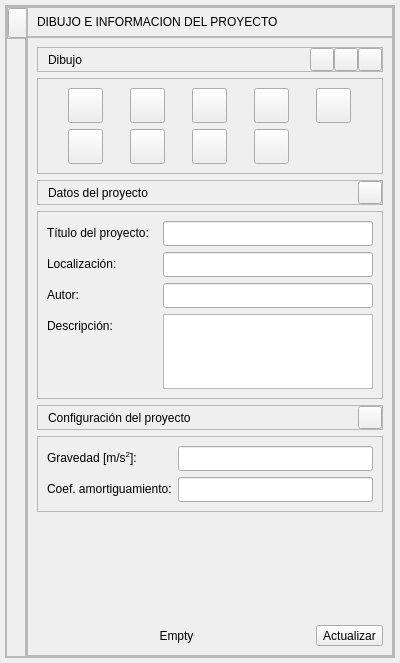
<?xml version="1.0" encoding="UTF-8"?>
<ui version="4.0">
 <class>FormDrawMenuData</class>
 <widget class="QWidget" name="FormDrawMenuData">
  <property name="geometry">
   <rect>
    <x>0</x>
    <y>0</y>
    <width>350</width>
    <height>663</height>
   </rect>
  </property>
  <property name="sizePolicy">
   <sizepolicy hsizetype="Fixed" vsizetype="Expanding">
    <horstretch>0</horstretch>
    <verstretch>0</verstretch>
   </sizepolicy>
  </property>
  <property name="minimumSize">
   <size>
    <width>0</width>
    <height>0</height>
   </size>
  </property>
  <property name="maximumSize">
   <size>
    <width>350</width>
    <height>16777215</height>
   </size>
  </property>
  <property name="windowTitle">
   <string>Form</string>
  </property>
  <property name="styleSheet">
   <string notr="true">/*Colores primarios*/
/* 
gris oscuro #222222 #333333 #444444
gris claro #999999 #DDDDDD
verde claro #C8CC8E
vinotinto #742427
*/
/*Colores secundarios */
/* 
Azules #36C9C6 #00BDB9 #77ACA2
rojos #910D3F #C70039 #F94646
naranjas #D34E24 #F28123 #F7F052
*/

/* Funetes/*

/*
italic: font: italic 9pt &quot;Ubuntu&quot;;
regular: font: 9pt &quot;Ubuntu&quot;;
light: font: 300 9pt &quot;Ubuntu&quot;;
medium: font: 500 9pt &quot;Ubuntu&quot;;
bold: font: 700 9pt &quot;Ubuntu&quot;;
*/

/*
border-top-left-radius: 5px;
border-top-right-radius: 5px;
border-top-left-radius: 5px;
border-bottom-left-radius: 5px
border: none;
padding: 2px 0px;
*/


/****************************************************************************************************************************************************/

QWidget#FormDataProject{

}

QFrame#frame_dataProject{
background: #333333;
border-radius: 8px
}

/*#################################################################*/
/*####################       FRAME HIDE       ###########################*/
/*#################################################################*/

QFrame#frame_hide{
background: transparent;
border-top-left-radius: 8px;
}
QFrame#frame_hide2{
background: #222222;
border-top-left-radius: 8px;
}
QToolButton#toolButton_hideShow{
background-color: transparent;
}



/*#################################################################*/
/*####################       FRAME DATA       ###########################*/
/*#################################################################*/
QFrame#frame_data{
background: transparent;
}
QFrame#frame_title{
background: #222222;
border-top-right-radius: 8px;
}
QLabel#label_cardDataTitle{
font: 700 9pt &quot;Ubuntu&quot;;
color: #DDDDDD;
}
QFrame#frame_dataSubTitle1,
QFrame#frame_dataSubTitle2,
QFrame#frame_dataSubTitle3{
background: #222222;
border-radius:2px;
}
QLabel#label_cardDataSubTitle1,
QLabel#label_cardDataSubTitle2,
QLabel#label_cardDataSubTitle3{
font: 500 9pt &quot;Ubuntu&quot;;
color: #DDDDDD;
}
QToolButton#toolButton_cardDataSubTitle1,
QToolButton#toolButton_cardDataSubTitle2,
QToolButton#toolButton_cardDataSubTitle3{
background-color: transparent;
}




/*◘◘◘◘◘◘◘◘◘◘◘◘◘◘◘◘◘◘           QLineEdit           ◘◘◘◘◘◘◘◘◘◘◘◘◘◘◘◘◘◘◘◘◘◘◘*/




QLineEdit[QLineEditStyle=&quot;1&quot;]{
font: 9pt &quot;Ubuntu&quot;;
color: #DDDDDD;
background-color: #444444;
border-radius: 2px ;
padding-right: 6px;
padding-left: 6px;

}

QTextEdit[QTextEditStyle=&quot;1&quot;]{
font: 9pt &quot;Ubuntu&quot;;
color: #DDDDDD;
background-color: #444444;
border-radius: 2px ;
padding-right: 6px;
padding-left: 6px;
}


/*◘◘◘◘◘◘◘◘◘◘◘◘◘◘◘◘◘◘           QLabel           ◘◘◘◘◘◘◘◘◘◘◘◘◘◘◘◘◘◘◘◘◘◘◘*/

QLabel[QLabelStyle=&quot;1&quot;] {
font: 700 9pt &quot;Ubuntu&quot;;
color: #DDDDDD;
}

QLabel[QLabelStyle=&quot;2&quot;] {
font: 500 9pt &quot;Ubuntu&quot;;
color: #DDDDDD;
}

QLabel[QLabelStyle=&quot;3&quot;] {
font: 300 9pt &quot;Ubuntu&quot;;
color: #DDDDDD;
}
/*

QLabel#label_textData1,
QLabel#label_textData2,
QLabel#label_textData3,
QLabel#label_textData4,
QLabel#label_textData5{
font: 300 9pt &quot;Ubuntu&quot;;
color: #DDDDDD;
}
QLineEdit#lineEdit_textData1,
QLineEdit#lineEdit_textData2,
QLineEdit#lineEdit_textData3,
QLineEdit#lineEdit_textData5{
font: 9pt &quot;Ubuntu&quot;;
color: #DDDDDD;
background-color: #444444;
border-radius: 2px ;
padding-right: 6px;
padding-left: 6px;
}

*/
QTextEdit#textEdit_textData4{
font: 9pt &quot;Ubuntu&quot;;
color: #DDDDDD;
background-color: #444444;
border-radius: 2px ;
padding-right: 6px;
padding-left: 6px;
}
QToolButton#toolButton_updateData{
font: 500 10pt &quot;Ubuntu&quot;;
color: #222222;
background-color: #77ACA2;
border: none;
padding: 6px 25px;
border-radius: 15px ;
}

QToolButton#toolButton_saveData:hover{
background-color: #36C9C6;
}




QLabel#label_msn{
font: 500 10pt &quot;Ubuntu&quot;;
color: #333333;
}



QToolButton[style_draw_button=&quot;1&quot;]{
background-color: transparent;
border: 1px solid #888888;
border-radius: 3px ;
}

QToolButton[style_draw_button=&quot;1&quot;]:hover{ 
background-color: #555555;
}
QToolButton[style_draw_button=&quot;1&quot;]:pressed{
border-top: 2px solid #222222;
border-left: 2px solid #222222;
}  



/*◘◘◘◘◘◘◘◘◘◘◘◘◘◘◘◘◘◘           QToolButton           ◘◘◘◘◘◘◘◘◘◘◘◘◘◘◘◘◘◘◘◘◘◘◘*/

QToolButton[QToolButtonSubTitleStyle=&quot;1&quot;] {
background-color: transparent;
}


</string>
  </property>
  <layout class="QHBoxLayout" name="horizontalLayout_6">
   <property name="spacing">
    <number>0</number>
   </property>
   <property name="leftMargin">
    <number>5</number>
   </property>
   <property name="topMargin">
    <number>5</number>
   </property>
   <property name="rightMargin">
    <number>5</number>
   </property>
   <property name="bottomMargin">
    <number>5</number>
   </property>
   <item>
    <widget class="QFrame" name="frame_dataProject">
     <property name="sizePolicy">
      <sizepolicy hsizetype="Preferred" vsizetype="Preferred">
       <horstretch>0</horstretch>
       <verstretch>0</verstretch>
      </sizepolicy>
     </property>
     <property name="frameShape">
      <enum>QFrame::StyledPanel</enum>
     </property>
     <property name="frameShadow">
      <enum>QFrame::Raised</enum>
     </property>
     <layout class="QHBoxLayout" name="horizontalLayout">
      <property name="spacing">
       <number>0</number>
      </property>
      <property name="leftMargin">
       <number>0</number>
      </property>
      <property name="topMargin">
       <number>0</number>
      </property>
      <property name="rightMargin">
       <number>0</number>
      </property>
      <property name="bottomMargin">
       <number>0</number>
      </property>
      <item>
       <widget class="QFrame" name="frame_hide">
        <property name="sizePolicy">
         <sizepolicy hsizetype="Fixed" vsizetype="Preferred">
          <horstretch>0</horstretch>
          <verstretch>0</verstretch>
         </sizepolicy>
        </property>
        <property name="minimumSize">
         <size>
          <width>20</width>
          <height>0</height>
         </size>
        </property>
        <property name="frameShape">
         <enum>QFrame::StyledPanel</enum>
        </property>
        <property name="frameShadow">
         <enum>QFrame::Raised</enum>
        </property>
        <layout class="QVBoxLayout" name="verticalLayout_2">
         <property name="spacing">
          <number>0</number>
         </property>
         <property name="leftMargin">
          <number>0</number>
         </property>
         <property name="topMargin">
          <number>0</number>
         </property>
         <property name="rightMargin">
          <number>0</number>
         </property>
         <property name="bottomMargin">
          <number>0</number>
         </property>
         <item>
          <widget class="QFrame" name="frame_hide2">
           <property name="sizePolicy">
            <sizepolicy hsizetype="Fixed" vsizetype="Preferred">
             <horstretch>0</horstretch>
             <verstretch>0</verstretch>
            </sizepolicy>
           </property>
           <property name="minimumSize">
            <size>
             <width>20</width>
             <height>0</height>
            </size>
           </property>
           <property name="frameShape">
            <enum>QFrame::StyledPanel</enum>
           </property>
           <property name="frameShadow">
            <enum>QFrame::Raised</enum>
           </property>
           <layout class="QVBoxLayout" name="verticalLayout_4">
            <property name="spacing">
             <number>0</number>
            </property>
            <property name="leftMargin">
             <number>0</number>
            </property>
            <property name="topMargin">
             <number>0</number>
            </property>
            <property name="rightMargin">
             <number>0</number>
            </property>
            <property name="bottomMargin">
             <number>0</number>
            </property>
            <item>
             <widget class="QToolButton" name="toolButton_hideShow">
              <property name="sizePolicy">
               <sizepolicy hsizetype="Fixed" vsizetype="Maximum">
                <horstretch>0</horstretch>
                <verstretch>0</verstretch>
               </sizepolicy>
              </property>
              <property name="minimumSize">
               <size>
                <width>20</width>
                <height>30</height>
               </size>
              </property>
              <property name="maximumSize">
               <size>
                <width>20</width>
                <height>30</height>
               </size>
              </property>
              <property name="font">
               <font>
                <family>Ubuntu</family>
                <pointsize>7</pointsize>
               </font>
              </property>
              <property name="styleSheet">
               <string notr="true"/>
              </property>
              <property name="text">
               <string/>
              </property>
              <property name="icon">
               <iconset>
                <normaloff>../resources/iconos/iconos_menu_draw_data/hide_show.svg</normaloff>../resources/iconos/iconos_menu_draw_data/hide_show.svg</iconset>
              </property>
              <property name="iconSize">
               <size>
                <width>15</width>
                <height>15</height>
               </size>
              </property>
              <property name="toolButtonStyle">
               <enum>Qt::ToolButtonIconOnly</enum>
              </property>
             </widget>
            </item>
           </layout>
          </widget>
         </item>
         <item>
          <spacer name="verticalSpacer">
           <property name="orientation">
            <enum>Qt::Vertical</enum>
           </property>
           <property name="sizeHint" stdset="0">
            <size>
             <width>20</width>
             <height>507</height>
            </size>
           </property>
          </spacer>
         </item>
        </layout>
       </widget>
      </item>
      <item>
       <widget class="QFrame" name="frame_data">
        <property name="sizePolicy">
         <sizepolicy hsizetype="Preferred" vsizetype="Preferred">
          <horstretch>0</horstretch>
          <verstretch>0</verstretch>
         </sizepolicy>
        </property>
        <property name="frameShape">
         <enum>QFrame::StyledPanel</enum>
        </property>
        <property name="frameShadow">
         <enum>QFrame::Raised</enum>
        </property>
        <layout class="QVBoxLayout" name="verticalLayout_3">
         <property name="spacing">
          <number>0</number>
         </property>
         <property name="leftMargin">
          <number>0</number>
         </property>
         <property name="topMargin">
          <number>0</number>
         </property>
         <property name="rightMargin">
          <number>0</number>
         </property>
         <property name="bottomMargin">
          <number>0</number>
         </property>
         <item>
          <widget class="QFrame" name="frame_title">
           <property name="sizePolicy">
            <sizepolicy hsizetype="Preferred" vsizetype="Fixed">
             <horstretch>0</horstretch>
             <verstretch>0</verstretch>
            </sizepolicy>
           </property>
           <property name="minimumSize">
            <size>
             <width>0</width>
             <height>30</height>
            </size>
           </property>
           <property name="maximumSize">
            <size>
             <width>16777215</width>
             <height>30</height>
            </size>
           </property>
           <property name="frameShape">
            <enum>QFrame::StyledPanel</enum>
           </property>
           <property name="frameShadow">
            <enum>QFrame::Raised</enum>
           </property>
           <property name="lineWidth">
            <number>0</number>
           </property>
           <layout class="QHBoxLayout" name="horizontalLayout_2">
            <item>
             <widget class="QLabel" name="label_cardDataTitle">
              <property name="text">
               <string>DIBUJO E INFORMACIÓN DEL PROYECTO</string>
              </property>
             </widget>
            </item>
            <item>
             <spacer name="horizontalSpacer">
              <property name="orientation">
               <enum>Qt::Horizontal</enum>
              </property>
              <property name="sizeHint" stdset="0">
               <size>
                <width>58</width>
                <height>7</height>
               </size>
              </property>
             </spacer>
            </item>
           </layout>
          </widget>
         </item>
         <item>
          <widget class="QFrame" name="frame_info">
           <property name="frameShape">
            <enum>QFrame::StyledPanel</enum>
           </property>
           <property name="frameShadow">
            <enum>QFrame::Raised</enum>
           </property>
           <layout class="QVBoxLayout" name="verticalLayout_5">
            <item>
             <widget class="QFrame" name="frame_dataSubTitle1">
              <property name="frameShape">
               <enum>QFrame::StyledPanel</enum>
              </property>
              <property name="frameShadow">
               <enum>QFrame::Raised</enum>
              </property>
              <layout class="QHBoxLayout" name="horizontalLayout_7">
               <property name="spacing">
                <number>0</number>
               </property>
               <property name="leftMargin">
                <number>10</number>
               </property>
               <property name="topMargin">
                <number>0</number>
               </property>
               <property name="rightMargin">
                <number>0</number>
               </property>
               <property name="bottomMargin">
                <number>0</number>
               </property>
               <item>
                <widget class="QLabel" name="label_cardDataSubTitle1">
                 <property name="minimumSize">
                  <size>
                   <width>262</width>
                   <height>0</height>
                  </size>
                 </property>
                 <property name="text">
                  <string>Dibujo</string>
                 </property>
                </widget>
               </item>
               <item>
                <widget class="QToolButton" name="toolButton_showHideLabel">
                 <property name="text">
                  <string/>
                 </property>
                 <property name="icon">
                  <iconset>
                   <normaloff>../resources/iconos/iconos_menu_draw_mesh/label_not.svg</normaloff>../resources/iconos/iconos_menu_draw_mesh/label_not.svg</iconset>
                 </property>
                 <property name="arrowType">
                  <enum>Qt::NoArrow</enum>
                 </property>
                 <property name="QToolButtonSubTitleStyle" stdset="0">
                  <number>1</number>
                 </property>
                </widget>
               </item>
               <item>
                <widget class="QToolButton" name="toolButton_showHideItem">
                 <property name="text">
                  <string/>
                 </property>
                 <property name="icon">
                  <iconset>
                   <normaloff>../resources/iconos/iconos_menu_draw_mesh/view_draw.svg</normaloff>../resources/iconos/iconos_menu_draw_mesh/view_draw.svg</iconset>
                 </property>
                 <property name="arrowType">
                  <enum>Qt::NoArrow</enum>
                 </property>
                 <property name="QToolButtonSubTitleStyle" stdset="0">
                  <number>1</number>
                 </property>
                </widget>
               </item>
               <item>
                <widget class="QToolButton" name="toolButton_cardDataSubTitle1">
                 <property name="text">
                  <string/>
                 </property>
                 <property name="icon">
                  <iconset>
                   <normaloff>../resources/iconos/iconos_menu_draw_data/minimize.svg</normaloff>../resources/iconos/iconos_menu_draw_data/minimize.svg</iconset>
                 </property>
                 <property name="arrowType">
                  <enum>Qt::NoArrow</enum>
                 </property>
                </widget>
               </item>
              </layout>
             </widget>
            </item>
            <item>
             <widget class="QFrame" name="frame_data0">
              <property name="sizePolicy">
               <sizepolicy hsizetype="Expanding" vsizetype="Fixed">
                <horstretch>0</horstretch>
                <verstretch>0</verstretch>
               </sizepolicy>
              </property>
              <property name="maximumSize">
               <size>
                <width>16777215</width>
                <height>200</height>
               </size>
              </property>
              <property name="frameShape">
               <enum>QFrame::StyledPanel</enum>
              </property>
              <property name="frameShadow">
               <enum>QFrame::Raised</enum>
              </property>
              <layout class="QGridLayout" name="gridLayout">
               <item row="0" column="5">
                <widget class="QToolButton" name="toolButton_cardDataDrawRule">
                 <property name="minimumSize">
                  <size>
                   <width>35</width>
                   <height>35</height>
                  </size>
                 </property>
                 <property name="maximumSize">
                  <size>
                   <width>35</width>
                   <height>35</height>
                  </size>
                 </property>
                 <property name="text">
                  <string/>
                 </property>
                 <property name="icon">
                  <iconset>
                   <normaloff>../resources/iconos/iconos_menu_draw_mesh/rule.svg</normaloff>../resources/iconos/iconos_menu_draw_mesh/rule.svg</iconset>
                 </property>
                 <property name="iconSize">
                  <size>
                   <width>35</width>
                   <height>35</height>
                  </size>
                 </property>
                 <property name="arrowType">
                  <enum>Qt::NoArrow</enum>
                 </property>
                 <property name="style_draw_button" stdset="0">
                  <number>1</number>
                 </property>
                </widget>
               </item>
               <item row="1" column="2">
                <widget class="QToolButton" name="toolButton_cardDataDrawMove">
                 <property name="minimumSize">
                  <size>
                   <width>35</width>
                   <height>35</height>
                  </size>
                 </property>
                 <property name="maximumSize">
                  <size>
                   <width>35</width>
                   <height>35</height>
                  </size>
                 </property>
                 <property name="text">
                  <string/>
                 </property>
                 <property name="icon">
                  <iconset>
                   <normaloff>../resources/iconos/iconos_menu_draw_mesh/move.svg</normaloff>../resources/iconos/iconos_menu_draw_mesh/move.svg</iconset>
                 </property>
                 <property name="iconSize">
                  <size>
                   <width>35</width>
                   <height>35</height>
                  </size>
                 </property>
                 <property name="arrowType">
                  <enum>Qt::NoArrow</enum>
                 </property>
                 <property name="style_draw_button" stdset="0">
                  <number>1</number>
                 </property>
                </widget>
               </item>
               <item row="1" column="4">
                <widget class="QToolButton" name="toolButton_cardDataDrawCopy">
                 <property name="minimumSize">
                  <size>
                   <width>35</width>
                   <height>35</height>
                  </size>
                 </property>
                 <property name="maximumSize">
                  <size>
                   <width>35</width>
                   <height>35</height>
                  </size>
                 </property>
                 <property name="text">
                  <string/>
                 </property>
                 <property name="icon">
                  <iconset>
                   <normaloff>../resources/iconos/iconos_menu_draw_mesh/copy.svg</normaloff>../resources/iconos/iconos_menu_draw_mesh/copy.svg</iconset>
                 </property>
                 <property name="iconSize">
                  <size>
                   <width>35</width>
                   <height>35</height>
                  </size>
                 </property>
                 <property name="arrowType">
                  <enum>Qt::NoArrow</enum>
                 </property>
                 <property name="style_draw_button" stdset="0">
                  <number>1</number>
                 </property>
                </widget>
               </item>
               <item row="0" column="2">
                <widget class="QToolButton" name="toolButton_cardDataDrawPoint">
                 <property name="sizePolicy">
                  <sizepolicy hsizetype="Expanding" vsizetype="Fixed">
                   <horstretch>0</horstretch>
                   <verstretch>0</verstretch>
                  </sizepolicy>
                 </property>
                 <property name="minimumSize">
                  <size>
                   <width>35</width>
                   <height>35</height>
                  </size>
                 </property>
                 <property name="maximumSize">
                  <size>
                   <width>35</width>
                   <height>35</height>
                  </size>
                 </property>
                 <property name="text">
                  <string/>
                 </property>
                 <property name="icon">
                  <iconset>
                   <normaloff>../resources/iconos/iconos_menu_draw_mesh/point.svg</normaloff>../resources/iconos/iconos_menu_draw_mesh/point.svg</iconset>
                 </property>
                 <property name="iconSize">
                  <size>
                   <width>35</width>
                   <height>35</height>
                  </size>
                 </property>
                 <property name="arrowType">
                  <enum>Qt::NoArrow</enum>
                 </property>
                 <property name="style_draw_button" stdset="0">
                  <string>1</string>
                 </property>
                </widget>
               </item>
               <item row="0" column="3">
                <widget class="QToolButton" name="toolButton_cardDataDrawLine">
                 <property name="minimumSize">
                  <size>
                   <width>35</width>
                   <height>35</height>
                  </size>
                 </property>
                 <property name="maximumSize">
                  <size>
                   <width>35</width>
                   <height>35</height>
                  </size>
                 </property>
                 <property name="text">
                  <string/>
                 </property>
                 <property name="icon">
                  <iconset>
                   <normaloff>../resources/iconos/iconos_menu_draw_mesh/line.svg</normaloff>../resources/iconos/iconos_menu_draw_mesh/line.svg</iconset>
                 </property>
                 <property name="iconSize">
                  <size>
                   <width>35</width>
                   <height>35</height>
                  </size>
                 </property>
                 <property name="arrowType">
                  <enum>Qt::NoArrow</enum>
                 </property>
                 <property name="style_draw_button" stdset="0">
                  <string>1</string>
                 </property>
                </widget>
               </item>
               <item row="1" column="5">
                <widget class="QToolButton" name="toolButton_cardDataDrawErase">
                 <property name="minimumSize">
                  <size>
                   <width>35</width>
                   <height>35</height>
                  </size>
                 </property>
                 <property name="maximumSize">
                  <size>
                   <width>35</width>
                   <height>35</height>
                  </size>
                 </property>
                 <property name="text">
                  <string/>
                 </property>
                 <property name="icon">
                  <iconset>
                   <normaloff>../resources/iconos/iconos_menu_draw_mesh/erase.svg</normaloff>../resources/iconos/iconos_menu_draw_mesh/erase.svg</iconset>
                 </property>
                 <property name="iconSize">
                  <size>
                   <width>35</width>
                   <height>35</height>
                  </size>
                 </property>
                 <property name="arrowType">
                  <enum>Qt::NoArrow</enum>
                 </property>
                 <property name="style_draw_button" stdset="0">
                  <number>1</number>
                 </property>
                </widget>
               </item>
               <item row="0" column="4">
                <widget class="QToolButton" name="toolButton_cardDataDrawImport">
                 <property name="minimumSize">
                  <size>
                   <width>35</width>
                   <height>35</height>
                  </size>
                 </property>
                 <property name="maximumSize">
                  <size>
                   <width>35</width>
                   <height>35</height>
                  </size>
                 </property>
                 <property name="text">
                  <string/>
                 </property>
                 <property name="icon">
                  <iconset>
                   <normaloff>../resources/iconos/iconos_menu_draw_mesh/import.svg</normaloff>../resources/iconos/iconos_menu_draw_mesh/import.svg</iconset>
                 </property>
                 <property name="iconSize">
                  <size>
                   <width>35</width>
                   <height>35</height>
                  </size>
                 </property>
                 <property name="arrowType">
                  <enum>Qt::NoArrow</enum>
                 </property>
                 <property name="style_draw_button" stdset="0">
                  <number>1</number>
                 </property>
                </widget>
               </item>
               <item row="1" column="3">
                <widget class="QToolButton" name="toolButton_cardDataDrawRotate">
                 <property name="minimumSize">
                  <size>
                   <width>35</width>
                   <height>35</height>
                  </size>
                 </property>
                 <property name="maximumSize">
                  <size>
                   <width>35</width>
                   <height>35</height>
                  </size>
                 </property>
                 <property name="text">
                  <string/>
                 </property>
                 <property name="icon">
                  <iconset>
                   <normaloff>../resources/iconos/iconos_menu_draw_mesh/rotate.svg</normaloff>../resources/iconos/iconos_menu_draw_mesh/rotate.svg</iconset>
                 </property>
                 <property name="iconSize">
                  <size>
                   <width>35</width>
                   <height>35</height>
                  </size>
                 </property>
                 <property name="arrowType">
                  <enum>Qt::NoArrow</enum>
                 </property>
                 <property name="style_draw_button" stdset="0">
                  <number>1</number>
                 </property>
                </widget>
               </item>
               <item row="0" column="6">
                <widget class="QToolButton" name="toolButton_cardDataDrawIntersection">
                 <property name="minimumSize">
                  <size>
                   <width>35</width>
                   <height>35</height>
                  </size>
                 </property>
                 <property name="maximumSize">
                  <size>
                   <width>35</width>
                   <height>35</height>
                  </size>
                 </property>
                 <property name="text">
                  <string/>
                 </property>
                 <property name="icon">
                  <iconset>
                   <normaloff>../resources/iconos/iconos_menu_draw_mesh/point_in_lines.svg</normaloff>../resources/iconos/iconos_menu_draw_mesh/point_in_lines.svg</iconset>
                 </property>
                 <property name="iconSize">
                  <size>
                   <width>35</width>
                   <height>35</height>
                  </size>
                 </property>
                 <property name="arrowType">
                  <enum>Qt::NoArrow</enum>
                 </property>
                 <property name="style_draw_button" stdset="0">
                  <number>1</number>
                 </property>
                </widget>
               </item>
              </layout>
             </widget>
            </item>
            <item>
             <widget class="QFrame" name="frame_dataSubTitle2">
              <property name="frameShape">
               <enum>QFrame::StyledPanel</enum>
              </property>
              <property name="frameShadow">
               <enum>QFrame::Raised</enum>
              </property>
              <layout class="QHBoxLayout" name="horizontalLayout_4">
               <property name="spacing">
                <number>0</number>
               </property>
               <property name="leftMargin">
                <number>10</number>
               </property>
               <property name="topMargin">
                <number>0</number>
               </property>
               <property name="rightMargin">
                <number>0</number>
               </property>
               <property name="bottomMargin">
                <number>0</number>
               </property>
               <item>
                <widget class="QLabel" name="label_cardDataSubTitle2">
                 <property name="minimumSize">
                  <size>
                   <width>262</width>
                   <height>0</height>
                  </size>
                 </property>
                 <property name="text">
                  <string>Datos del proyecto</string>
                 </property>
                </widget>
               </item>
               <item>
                <widget class="QToolButton" name="toolButton_cardDataSubTitle2">
                 <property name="text">
                  <string/>
                 </property>
                 <property name="icon">
                  <iconset>
                   <normaloff>../resources/iconos/iconos_menu_draw_data/minimize.svg</normaloff>../resources/iconos/iconos_menu_draw_data/minimize.svg</iconset>
                 </property>
                 <property name="arrowType">
                  <enum>Qt::NoArrow</enum>
                 </property>
                </widget>
               </item>
              </layout>
             </widget>
            </item>
            <item>
             <widget class="QFrame" name="frame_data1">
              <property name="frameShape">
               <enum>QFrame::StyledPanel</enum>
              </property>
              <property name="frameShadow">
               <enum>QFrame::Raised</enum>
              </property>
              <layout class="QFormLayout" name="formLayout">
               <item row="0" column="0">
                <widget class="QLabel" name="label_textData_DataTitleProject">
                 <property name="minimumSize">
                  <size>
                   <width>110</width>
                   <height>0</height>
                  </size>
                 </property>
                 <property name="text">
                  <string>Título del proyecto:</string>
                 </property>
                 <property name="QLabelStyle" stdset="0">
                  <number>3</number>
                 </property>
                </widget>
               </item>
               <item row="0" column="1">
                <widget class="QLineEdit" name="lineEdit_textData_DataTitleProject">
                 <property name="minimumSize">
                  <size>
                   <width>150</width>
                   <height>25</height>
                  </size>
                 </property>
                 <property name="QLineEditStyle" stdset="0">
                  <number>1</number>
                 </property>
                </widget>
               </item>
               <item row="1" column="0">
                <widget class="QLabel" name="label_textData_DataLocation">
                 <property name="minimumSize">
                  <size>
                   <width>110</width>
                   <height>0</height>
                  </size>
                 </property>
                 <property name="text">
                  <string>Localización:</string>
                 </property>
                 <property name="QLabelStyle" stdset="0">
                  <number>3</number>
                 </property>
                </widget>
               </item>
               <item row="1" column="1">
                <widget class="QLineEdit" name="lineEdit_textData_DataLocation">
                 <property name="minimumSize">
                  <size>
                   <width>150</width>
                   <height>25</height>
                  </size>
                 </property>
                 <property name="QLineEditStyle" stdset="0">
                  <number>1</number>
                 </property>
                </widget>
               </item>
               <item row="2" column="0">
                <widget class="QLabel" name="label_textData_DataAuthor">
                 <property name="minimumSize">
                  <size>
                   <width>110</width>
                   <height>0</height>
                  </size>
                 </property>
                 <property name="text">
                  <string>Autor:</string>
                 </property>
                 <property name="QLabelStyle" stdset="0">
                  <number>3</number>
                 </property>
                </widget>
               </item>
               <item row="2" column="1">
                <widget class="QLineEdit" name="lineEdit_textData_DataAuthor">
                 <property name="minimumSize">
                  <size>
                   <width>150</width>
                   <height>25</height>
                  </size>
                 </property>
                 <property name="QLineEditStyle" stdset="0">
                  <number>1</number>
                 </property>
                </widget>
               </item>
               <item row="3" column="0">
                <widget class="QLabel" name="label_textData_DataDescription">
                 <property name="minimumSize">
                  <size>
                   <width>110</width>
                   <height>0</height>
                  </size>
                 </property>
                 <property name="text">
                  <string>Descripción:</string>
                 </property>
                 <property name="QLabelStyle" stdset="0">
                  <number>3</number>
                 </property>
                </widget>
               </item>
               <item row="3" column="1">
                <widget class="QTextEdit" name="textEdit_textData_DataDescription">
                 <property name="sizePolicy">
                  <sizepolicy hsizetype="Ignored" vsizetype="Expanding">
                   <horstretch>0</horstretch>
                   <verstretch>0</verstretch>
                  </sizepolicy>
                 </property>
                 <property name="minimumSize">
                  <size>
                   <width>150</width>
                   <height>75</height>
                  </size>
                 </property>
                 <property name="QTextEditStyle" stdset="0">
                  <number>1</number>
                 </property>
                </widget>
               </item>
              </layout>
             </widget>
            </item>
            <item>
             <widget class="QFrame" name="frame_dataSubTitle3">
              <property name="frameShape">
               <enum>QFrame::StyledPanel</enum>
              </property>
              <property name="frameShadow">
               <enum>QFrame::Raised</enum>
              </property>
              <layout class="QHBoxLayout" name="horizontalLayout_3">
               <property name="spacing">
                <number>0</number>
               </property>
               <property name="leftMargin">
                <number>10</number>
               </property>
               <property name="topMargin">
                <number>0</number>
               </property>
               <property name="rightMargin">
                <number>0</number>
               </property>
               <property name="bottomMargin">
                <number>0</number>
               </property>
               <item>
                <widget class="QLabel" name="label_cardDataSubTitle3">
                 <property name="minimumSize">
                  <size>
                   <width>262</width>
                   <height>0</height>
                  </size>
                 </property>
                 <property name="text">
                  <string>Configuración del proyecto</string>
                 </property>
                </widget>
               </item>
               <item>
                <widget class="QToolButton" name="toolButton_cardDataSubTitle3">
                 <property name="text">
                  <string/>
                 </property>
                 <property name="icon">
                  <iconset>
                   <normaloff>../resources/iconos/iconos_menu_draw_data/minimize.svg</normaloff>../resources/iconos/iconos_menu_draw_data/minimize.svg</iconset>
                 </property>
                 <property name="arrowType">
                  <enum>Qt::NoArrow</enum>
                 </property>
                </widget>
               </item>
              </layout>
             </widget>
            </item>
            <item>
             <widget class="QFrame" name="frame_data2">
              <property name="frameShape">
               <enum>QFrame::StyledPanel</enum>
              </property>
              <property name="frameShadow">
               <enum>QFrame::Raised</enum>
              </property>
              <layout class="QFormLayout" name="formLayout_2">
               <item row="0" column="0">
                <widget class="QLabel" name="label_textData_DataGravity">
                 <property name="minimumSize">
                  <size>
                   <width>110</width>
                   <height>0</height>
                  </size>
                 </property>
                 <property name="text">
                  <string>&lt;html&gt;&lt;head/&gt;&lt;body&gt;&lt;p&gt;Gravedad [m/s&lt;span style=&quot; vertical-align:super;&quot;&gt;2&lt;/span&gt;]:&lt;/p&gt;&lt;/body&gt;&lt;/html&gt;</string>
                 </property>
                 <property name="QLabelStyle" stdset="0">
                  <number>3</number>
                 </property>
                </widget>
               </item>
               <item row="0" column="1">
                <widget class="QLineEdit" name="lineEdit_textData_DataGravity">
                 <property name="minimumSize">
                  <size>
                   <width>150</width>
                   <height>25</height>
                  </size>
                 </property>
                 <property name="text">
                  <string/>
                 </property>
                 <property name="QLineEditStyle" stdset="0">
                  <number>1</number>
                 </property>
                </widget>
               </item>
               <item row="1" column="0">
                <widget class="QLabel" name="label_textData_DataDampfac">
                 <property name="minimumSize">
                  <size>
                   <width>110</width>
                   <height>0</height>
                  </size>
                 </property>
                 <property name="text">
                  <string>&lt;html&gt;&lt;head/&gt;&lt;body&gt;&lt;p&gt;Coef. amortiguamiento:&lt;/p&gt;&lt;/body&gt;&lt;/html&gt;</string>
                 </property>
                 <property name="QLabelStyle" stdset="0">
                  <number>3</number>
                 </property>
                </widget>
               </item>
               <item row="1" column="1">
                <widget class="QLineEdit" name="lineEdit_textData_DataDampfac">
                 <property name="minimumSize">
                  <size>
                   <width>150</width>
                   <height>25</height>
                  </size>
                 </property>
                 <property name="text">
                  <string/>
                 </property>
                 <property name="QLineEditStyle" stdset="0">
                  <number>1</number>
                 </property>
                </widget>
               </item>
              </layout>
             </widget>
            </item>
            <item>
             <spacer name="verticalSpacer_2">
              <property name="orientation">
               <enum>Qt::Vertical</enum>
              </property>
              <property name="sizeHint" stdset="0">
               <size>
                <width>20</width>
                <height>227</height>
               </size>
              </property>
             </spacer>
            </item>
            <item>
             <layout class="QHBoxLayout" name="horizontalLayout_5">
              <property name="spacing">
               <number>0</number>
              </property>
              <item>
               <widget class="QLabel" name="label_msn">
                <property name="sizePolicy">
                 <sizepolicy hsizetype="Expanding" vsizetype="Preferred">
                  <horstretch>0</horstretch>
                  <verstretch>0</verstretch>
                 </sizepolicy>
                </property>
                <property name="text">
                 <string>Empty</string>
                </property>
                <property name="alignment">
                 <set>Qt::AlignCenter</set>
                </property>
               </widget>
              </item>
              <item>
               <widget class="QToolButton" name="toolButton_updateData">
                <property name="text">
                 <string>Actualizar</string>
                </property>
               </widget>
              </item>
             </layout>
            </item>
           </layout>
          </widget>
         </item>
        </layout>
       </widget>
      </item>
     </layout>
    </widget>
   </item>
  </layout>
 </widget>
 <resources/>
 <connections/>
</ui>
